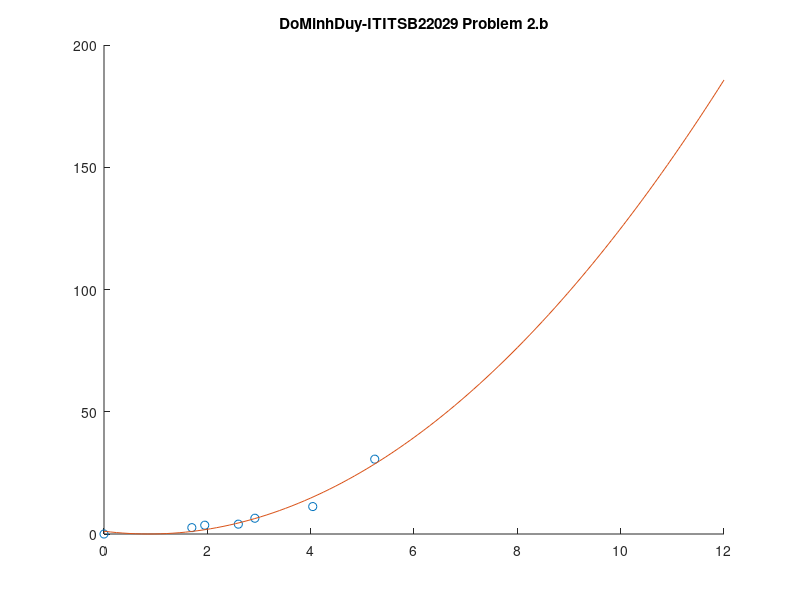

Source code (MATLAB):
% 2. Calculate the flow of water through a culvert
% is difficult. The reason is the flow channel is not
% uniform.

clc, clear, close all

h = [0 1.7 1.95 2.60 2.92 4.04 5.24];
F = [0 2.6 3.6 4.03 6.45 11.22 30.61];

% a. Compute the best fit for 2nd degree polyminal
% (quadratic) for the above data.
% Print out the coefficient of polynomials. The
% output on command windows should be:
p = polyfit(h,F,2)


% b. Plot actual data and all fit polynomials
% (1st, 2nd, 3rd) on the same graph. Clearly indicate
% the degrees on the labels
hold off
hold on
plot(h, F, 'o');
xi = linspace(0,12,100);
yi = polyval(p, xi);
plot (xi,yi);
title('DoMinhDuy-ITITSB22029 Problem 2.b');


% c. Calculate the sum of the squares of the erros of
% this model. Calculate the flow rate for following
% hights of level of water
Ffit = polyval(p, h);
Error = sum((F-Ffit).^2)

F7m = polyval(p, 7)
F10m = polyval(p, 10)
F12m = polyval(p, 12)
